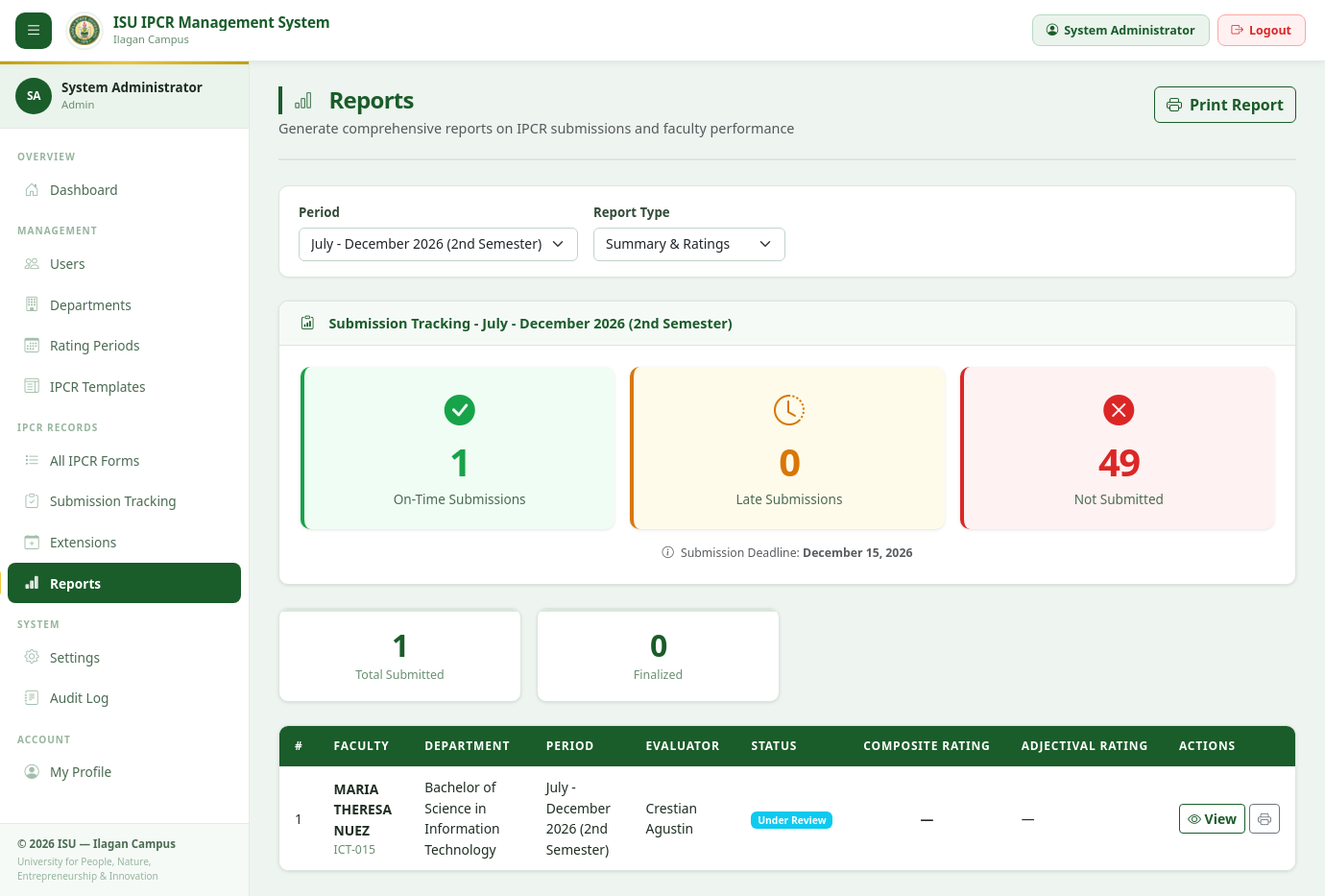
The app's page /admin/reports.php (signed in), older data.
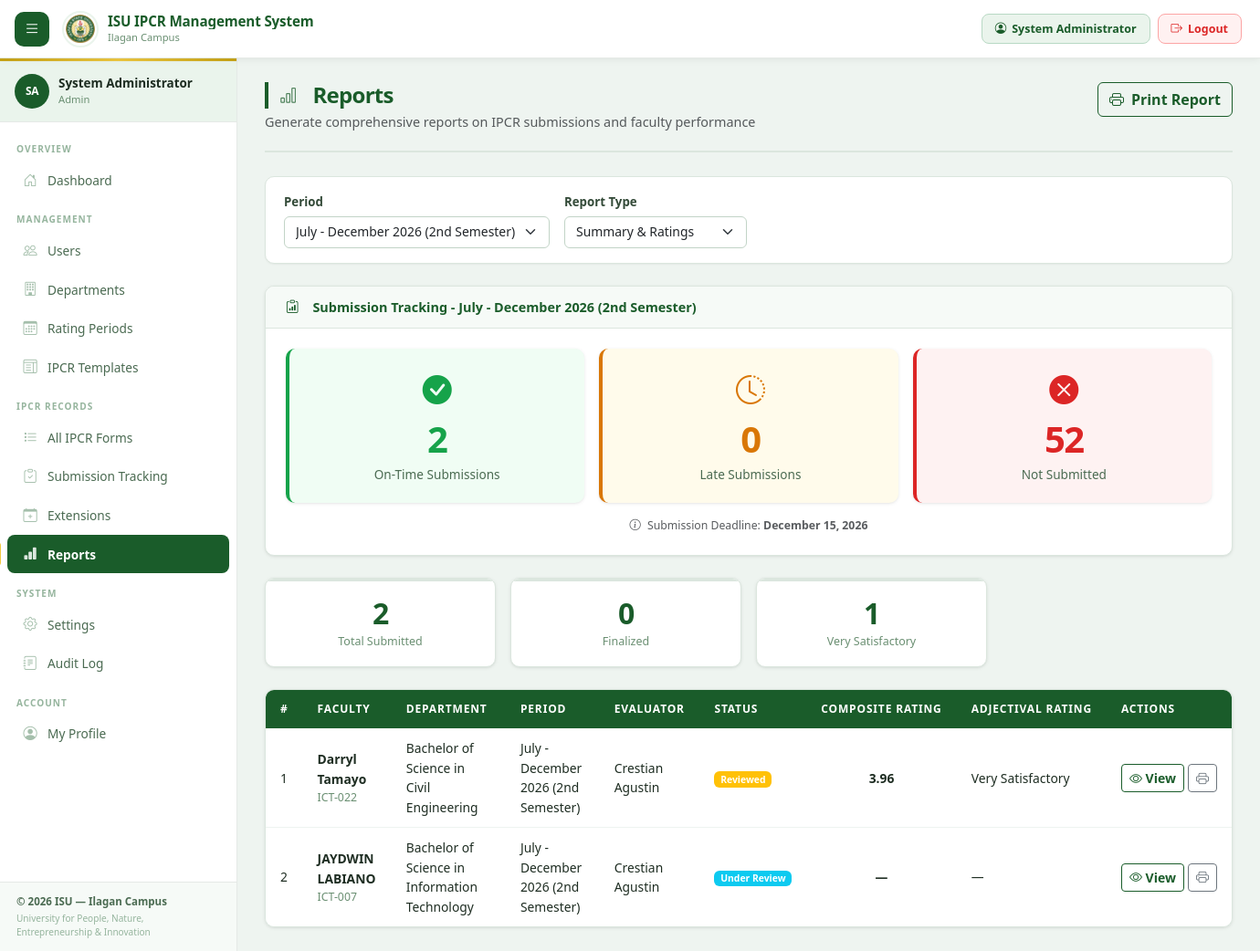
The same page, newer data.
### tables this page shows
CREATE TABLE `rating_periods` (
  `id` int(11) NOT NULL,
  `name` varchar(200) NOT NULL,
  `academic_year` varchar(20) DEFAULT NULL,
  `semester` varchar(20) DEFAULT NULL,
  `start_date` date DEFAULT NULL,
  `end_date` date DEFAULT NULL,
  `submission_deadline` date DEFAULT NULL,
  `review_deadline` date DEFAULT NULL,
  `status` enum('draft','open','rating','closed','archived') DEFAULT 'draft',
  `template_id` int(11) DEFAULT NULL,
  `created_by` int(11) DEFAULT NULL,
  `created_at` timestamp NOT NULL DEFAULT current_timestamp(),
  `updated_at` timestamp NOT NULL DEFAULT current_timestamp() ON UPDATE current_timestamp()
);

CREATE TABLE `ipcr_forms` (
  `id` int(11) NOT NULL,
  `period_id` int(11) NOT NULL,
  `user_id` int(11) NOT NULL,
  `template_id` int(11) NOT NULL,
  `status` enum('draft','submitted','under_review','reviewed','returned','approved','finalized') DEFAULT 'draft',
  `is_late` tinyint(1) DEFAULT 0,
  `has_extension` tinyint(1) DEFAULT 0,
  `extension_used_at` datetime DEFAULT NULL,
  `submitted_at` datetime DEFAULT NULL,
  `reviewed_at` datetime DEFAULT NULL,
  `reviewed_by` int(11) DEFAULT NULL,
  `approved_at` datetime DEFAULT NULL,
  `approved_by` int(11) DEFAULT NULL,
  `finalized_at` datetime DEFAULT NULL,
  `return_remarks` text DEFAULT NULL,
  `dean_remarks` text DEFAULT NULL,
  `admin_remarks` text DEFAULT NULL,
  `composite_rating` decimal(5,3) DEFAULT NULL,
  `adjectival_rating` varchar(50) DEFAULT NULL,
  `created_at` timestamp NOT NULL DEFAULT current_timestamp(),
  `updated_at` timestamp NOT NULL DEFAULT current_timestamp() ON UPDATE current_timestamp()
);

CREATE TABLE `users` (
  `id` int(11) NOT NULL,
  `employee_id` varchar(50) NOT NULL,
  `first_name` varchar(100) NOT NULL,
  `middle_name` varchar(100) DEFAULT '',
  `last_name` varchar(100) NOT NULL,
  `suffix` varchar(20) DEFAULT '',
  `email` varchar(255) DEFAULT NULL COMMENT 'ISU institutional email',
  `personal_email` varchar(255) DEFAULT NULL COMMENT 'Personal email for password recovery',
  `password_hash` varchar(255) NOT NULL,
  `role` enum('faculty','dean','admin','secretary') NOT NULL DEFAULT 'faculty',
  `department` varchar(200) DEFAULT NULL,
  `college` varchar(200) DEFAULT NULL,
  `position` varchar(200) DEFAULT NULL,
  `employment_status` enum('permanent','temporary','contractual','part-time') DEFAULT 'permanent',
  `assigned_dean_id` int(11) DEFAULT NULL,
  `is_active` tinyint(1) DEFAULT 1,
  `failed_attempts` int(11) DEFAULT 0,
  `lockout_until` datetime DEFAULT NULL,
  `last_login` datetime DEFAULT NULL,
  `created_at` timestamp NOT NULL DEFAULT current_timestamp(),
  `updated_at` timestamp NOT NULL DEFAULT current_timestamp() ON UPDATE current_timestamp(),
  `pending_approvals` int(11) DEFAULT 0
);

### includes/pagination.php (called while the page is built, shortened)
<?php
function calculatePagination($totalRecords, $recordsPerPage = 20, $currentPage = 1) {
    $totalPages = max(1, ceil($totalRecords / $recordsPerPage));
    $currentPage = max(1, min($currentPage, $totalPages));
    $offset = ($currentPage - 1) * $recordsPerPage;
    return [
        'total_records' => $totalRecords,
        'records_per_page' => $recordsPerPage,
        'total_pages' => $totalPages,
        'current_page' => $currentPage,
        'offset' => $offset,
        'has_previous' => $currentPage > 1,
        'has_next' => $currentPage < $totalPages,
        'previous_page' => max(1, $currentPage - 1),
        'next_page' => min($totalPages, $currentPage + 1),
        'showing_from' => $totalRecords > 0 ? $offset + 1 : 0,
        'showing_to' => min($offset + $recordsPerPage, $totalRecords)
    ];
}

### config/constants.php (called while the page is built, shortened)
<?php
$STATUS_LABELS = [
    'draft'        => 'Draft',
    'submitted'    => 'Submitted',
    'under_review' => 'Under Review',
    'reviewed'     => 'Reviewed',
    'returned'     => 'Returned',
    'approved'     => 'Approved',
    'finalized'    => 'Finalized',
];
$STATUS_COLORS = [
    'draft'        => 'secondary',
    'submitted'    => 'primary',
    'under_review' => 'info',
    'reviewed'     => 'warning',
    'returned'     => 'danger',
    'approved'     => 'success',
    'finalized'    => 'dark',
];

### admin/reports.php (the view, shortened to what the changed rows need)
<?php
require_once __DIR__ . '/../includes/header.php';
require_once __DIR__ . '/../includes/pagination.php';
$db = getDB();
$recordsPerPage = 25;
$currentPage = (int)($_GET['page'] ?? 1);
$filterPeriod = (int)($_GET['period'] ?? ($db->query("SELECT id FROM rating_periods WHERE status IN ('open','rating') LIMIT 1")->fetchColumn() ?: 0));
$reportType = $_GET['type'] ?? 'summary';
$where = $filterPeriod ? "AND f.period_id={$filterPeriod}" : '';
$activePeriod = null;
if ($filterPeriod) {
    $activePeriod = $db->prepare("SELECT * FROM rating_periods WHERE id=?");
    $activePeriod->execute([$filterPeriod]);
    $activePeriod = $activePeriod->fetch();
}
$facultyFilter = '';
$totalRecords = (int)$db->query("
    SELECT COUNT(*) FROM ipcr_forms f
    JOIN users u ON f.user_id=u.id
    WHERE f.status IN ('submitted','under_review','reviewed','approved','finalized') {$where}
")->fetchColumn();
$pagination = calculatePagination($totalRecords, $recordsPerPage, $currentPage);
$forms = $db->query("
    SELECT f.*, u.first_name, u.last_name, u.employee_id, u.department, u.position,
           p.name as period_name,
           CONCAT(d.first_name,' ',d.last_name) as dean_name
    FROM ipcr_forms f
    JOIN users u ON f.user_id=u.id
    JOIN rating_periods p ON f.period_id=p.id
    LEFT JOIN users d ON f.reviewed_by=d.id
    WHERE f.status IN ('submitted','under_review','reviewed','approved','finalized') {$where}
    ORDER BY f.composite_rating DESC
    LIMIT {$pagination['records_per_page']} OFFSET {$pagination['offset']}
")->fetchAll();
$totalStats = $db->query("
    SELECT
        COUNT(*) as total,
        SUM(CASE WHEN status='finalized' THEN 1 ELSE 0 END) as finalized
    FROM ipcr_forms f
    WHERE f.status IN ('submitted','under_review','reviewed','approved','finalized') {$where}
")->fetch();
$total      = $totalStats['total'];
$onTimeSubmissions = [];
$lateSubmissions = [];
$notSubmittedFaculty = [];
if ($filterPeriod) {
    $onTimeSubmissions = $db->query("
        SELECT f.*, u.first_name, u.last_name, u.employee_id, u.department,
               p.name as period_name,
               CONCAT(d.first_name,' ',d.last_name) as dean_name
        FROM ipcr_forms f
        JOIN users u ON f.user_id=u.id
        JOIN rating_periods p ON f.period_id=p.id
        LEFT JOIN users d ON f.reviewed_by=d.id
        WHERE f.period_id={$filterPeriod}
        AND f.is_late=0
        AND f.status IN ('submitted', 'under_review', 'reviewed', 'approved', 'finalized')
        {$where}
        ORDER BY f.submitted_at ASC
    ")->fetchAll();
    $lateSubmissions = $db->query("
        SELECT f.*, u.first_name, u.last_name, u.employee_id, u.department,
               p.name as period_name,
               CONCAT(d.first_name,' ',d.last_name) as dean_name
        FROM ipcr_forms f
        JOIN users u ON f.user_id=u.id
        JOIN rating_periods p ON f.period_id=p.id
        LEFT JOIN users d ON f.reviewed_by=d.id
        WHERE f.period_id={$filterPeriod}
        AND f.is_late=1
        AND f.status IN ('submitted', 'under_review', 'reviewed', 'approved', 'finalized')
        {$where}
        ORDER BY f.submitted_at ASC
    ")->fetchAll();
    $submittedUserIds = $db->query("
        SELECT DISTINCT user_id FROM ipcr_forms
        WHERE period_id={$filterPeriod}
        AND status IN ('submitted', 'under_review', 'reviewed', 'approved', 'finalized')
    ")->fetchAll(PDO::FETCH_COLUMN);
    $whereNotSubmitted = "u.role='faculty' AND u.is_active=1 {$facultyFilter}";
    if (!empty($submittedUserIds)) {
        $idList = implode(',', array_map('intval', $submittedUserIds));
        $whereNotSubmitted .= " AND u.id NOT IN ({$idList})";
    }
    $notSubmittedFaculty = $db->query("
        SELECT u.id, u.first_name, u.last_name, u.employee_id, u.department, u.position,
               CONCAT(d.first_name,' ',d.last_name) as dean_name
        FROM users u
        LEFT JOIN users d ON u.assigned_dean_id=d.id
        WHERE {$whereNotSubmitted}
        ORDER BY u.last_name, u.first_name
    ")->fetchAll();
}
$submissionStats = [
    'on_time' => count($onTimeSubmissions),
    'late' => count($lateSubmissions),
    'not_submitted' => count($notSubmittedFaculty)
];
$dist = [];
foreach($forms as $f) {
    if($f['adjectival_rating']) $dist[$f['adjectival_rating']] = ($dist[$f['adjectival_rating']]??0)+1;
}
arsort($dist);
?>
<div class="page-header">
  <div class="page-header-left">
    <h1><i class="bi bi-bar-chart me-2"></i>Reports</h1>
  </div>
</div>
<?php if ($filterPeriod && $activePeriod): ?>
<div class="card mb-4 no-print">
  <div class="card-header">
    <h6><i class="bi bi-clipboard-data me-2"></i>Submission Tracking - <?= h($activePeriod['name']) ?></h6>
  </div>
  <div class="card-body">
    <div class="row g-3">
      <div class="col-md-4">
        <a href="?period=<?= $filterPeriod ?>&type=on-time" class="text-decoration-none">
          <div class="submission-stat-card" style="border-left: 4px solid #16a34a; background: #f0fdf4; cursor: pointer;">
            <div class="submission-stat-icon" style="color: #16a34a;">
              <i class="bi bi-check-circle-fill"></i>
            </div>
            <div class="submission-stat-value" style="color: #16a34a;"><?= $submissionStats['on_time'] ?></div>
            <div class="submission-stat-label">On-Time Submissions</div>
          </div>
        </a>
      </div>
      <div class="col-md-4">
        <a href="?period=<?= $filterPeriod ?>&type=late" class="text-decoration-none">
          <div class="submission-stat-card" style="border-left: 4px solid #d97706; background: #fffbeb; cursor: pointer;">
            <div class="submission-stat-icon" style="color: #d97706;">
              <i class="bi bi-clock-history"></i>
            </div>
            <div class="submission-stat-value" style="color: #d97706;"><?= $submissionStats['late'] ?></div>
            <div class="submission-stat-label">Late Submissions</div>
          </div>
        </a>
      </div>
      <div class="col-md-4">
        <a href="?period=<?= $filterPeriod ?>&type=not-submitted" class="text-decoration-none">
          <div class="submission-stat-card" style="border-left: 4px solid #dc2626; background: #fef2f2; cursor: pointer;">
            <div class="submission-stat-icon" style="color: #dc2626;">
              <i class="bi bi-x-circle-fill"></i>
            </div>
            <div class="submission-stat-value" style="color: #dc2626;"><?= $submissionStats['not_submitted'] ?></div>
            <div class="submission-stat-label">Not Submitted</div>
          </div>
        </a>
      </div>
    </div>
    <?php if ($activePeriod['submission_deadline']): ?>
    <div class="mt-3 text-center text-muted small">
      <i class="bi bi-info-circle me-1"></i>
      Submission Deadline: <strong><?= h(date('F d, Y', strtotime($activePeriod['submission_deadline']))) ?></strong>
    </div>
    <?php endif; ?>
  </div>
</div>
<?php endif; ?>
<div class="row g-3 mb-4">
  <div class="col-6 col-md-3"><div class="metric-card text-center">
    <div class="metric-value"><?= $total ?></div><div class="metric-label">Total Submitted</div>
  </div></div>
  <?php foreach($dist as $adj => $cnt): ?>
  <div class="col-6 col-md-3"><div class="metric-card text-center">
    <div class="metric-value"><?= $cnt ?></div><div class="metric-label"><?= h($adj) ?></div>
  </div></div>
  <?php endforeach; ?>
</div>
<?php if ($reportType === 'on-time'): ?>
<h5 class="mb-3"><i class="bi bi-check-circle-fill text-success me-2"></i>On-Time Submissions (<?= count($onTimeSubmissions) ?>)</h5>
<div class="table-container">
  <table class="ipcr-table">
    <thead><tr>
      <th>#</th><th>Faculty</th><th>Department</th><th>Status</th>
      <th>Submitted</th><th>Evaluator</th><th>Composite</th><th class="no-print">Actions</th>
    </tr></thead>
    <tbody>
      <?php if(!$onTimeSubmissions): ?><tr><td colspan="8" class="text-center text-muted py-4">No on-time submissions found.</td></tr><?php endif; ?>
      <?php foreach($onTimeSubmissions as $i => $f): ?>
      <tr>
        <td><?= $i+1 ?></td>
        <td>
          <strong><?= h($f['first_name'].' '.$f['last_name']) ?></strong>
          <div class="text-muted-sm"><?= h($f['employee_id']) ?></div>
        </td>
        <td><?= h($f['department']) ?></td>
        <td><?= statusBadge($f['status']) ?></td>
        <td class="text-muted-sm"><?= h(date('M d, Y h:i A', strtotime($f['submitted_at']))) ?></td>
        <td><?= h($f['dean_name'] ?? '—') ?></td>
        <td class="text-center"><strong><?= $f['composite_rating'] ? number_format($f['composite_rating'], 2) : '—' ?></strong></td>
        <td class="no-print">
          <a href="<?= BASE_URL ?>/faculty/ipcr-view.php?id=<?= $f['id'] ?>" class="btn btn-sm btn-outline-primary">
            <i class="bi bi-eye"></i>
          </a>
        </td>
      </tr>
      <?php endforeach; ?>
    </tbody>
  </table>
</div>
<?php else: ?>
<div class="table-container">
  <table class="ipcr-table">
    <thead><tr>
      <th>#</th><th>Faculty</th><th>Department</th><th>Period</th>
      <th>Evaluator</th><th>Status</th><th>Composite Rating</th><th>Adjectival Rating</th><th class="no-print">Actions</th>
    </tr></thead>
    <tbody>
      <?php foreach($forms as $i => $f): ?>
      <tr>
        <td><?= $i+1 ?></td>
        <td>
          <strong><?= h($f['first_name'].' '.$f['last_name']) ?></strong>
          <div class="text-muted-sm"><?= h($f['employee_id']) ?></div>
        </td>
        <td><?= h($f['department']) ?></td>
        <td><?= h($f['period_name']) ?></td>
        <td><?= h($f['dean_name'] ?? '—') ?></td>
        <td><?= statusBadge($f['status']) ?></td>
        <td class="text-center"><strong><?= $f['composite_rating'] ? number_format($f['composite_rating'], 2) : '—' ?></strong></td>
        <td><?= h($f['adjectival_rating'] ?? '—') ?></td>
        <td class="no-print" style="white-space:nowrap">
          <div class="d-flex align-items-center gap-1">
            <a href="<?= BASE_URL ?>/faculty/ipcr-view.php?id=<?= $f['id'] ?>" class="btn btn-sm btn-outline-primary">
              <i class="bi bi-eye"></i> View
            </a>
            <a href="<?= BASE_URL ?>/exports/print-ipcr.php?id=<?= $f['id'] ?>" target="_blank" class="btn btn-sm btn-outline-secondary">
              <i class="bi bi-printer"></i>
            </a>
          </div>
        </td>
      </tr>
      <?php endforeach; ?>
    </tbody>
  </table>
</div>
<?php endif; ?>
<?php require_once __DIR__ . '/../includes/footer.php'; ?>

### config/auth.php (shortened to what the changed rows need)
<?php
require_once __DIR__ . '/constants.php';
function h(mixed $val): string {
    return htmlspecialchars((string)($val ?? ''), ENT_QUOTES, 'UTF-8');
}
function statusBadge(string $status): string {
    global $STATUS_LABELS, $STATUS_COLORS;
    $label = $STATUS_LABELS[$status] ?? $status;
    $color = $STATUS_COLORS[$status] ?? 'secondary';
    return "<span class=\"badge bg-{$color}\">" . h($label) . "</span>";
}

Row changes from the older to the newer data that the page shows:
no longer on this page (row edited): ipcr_forms: user.last_name "MARIA THERESA NUEZ", user.employee_id "ICT-015", user.department "Bachelor of Science in Information Technology", period.name "July - December 2026 (2nd Semester)", dean_name "Crestian Agustin", status "Under Review", adjectival_rating "—"
added ipcr_forms: user.last_name "Darryl Tamayo", user.employee_id "ICT-022", user.department "Bachelor of Science in Civil Engineering", period.name "July - December 2026 (2nd Semester)", dean_name "Crestian Agustin", status "Reviewed", composite_rating "3.96", adjectival_rating "Very Satisfactory"
added ipcr_forms: user.last_name "JAYDWIN LABIANO", user.employee_id "ICT-007", user.department "Bachelor of Science in Information Technology", period.name "July - December 2026 (2nd Semester)", dean_name "Crestian Agustin", status "Under Review", adjectival_rating "—"
Text that changed along with them:
$submissionStats['on_time']: "1" → "2"
$submissionStats['not_submitted']: "49" → "52"
$total: "1" → "2"
new list line: "1 Very Satisfactory"
